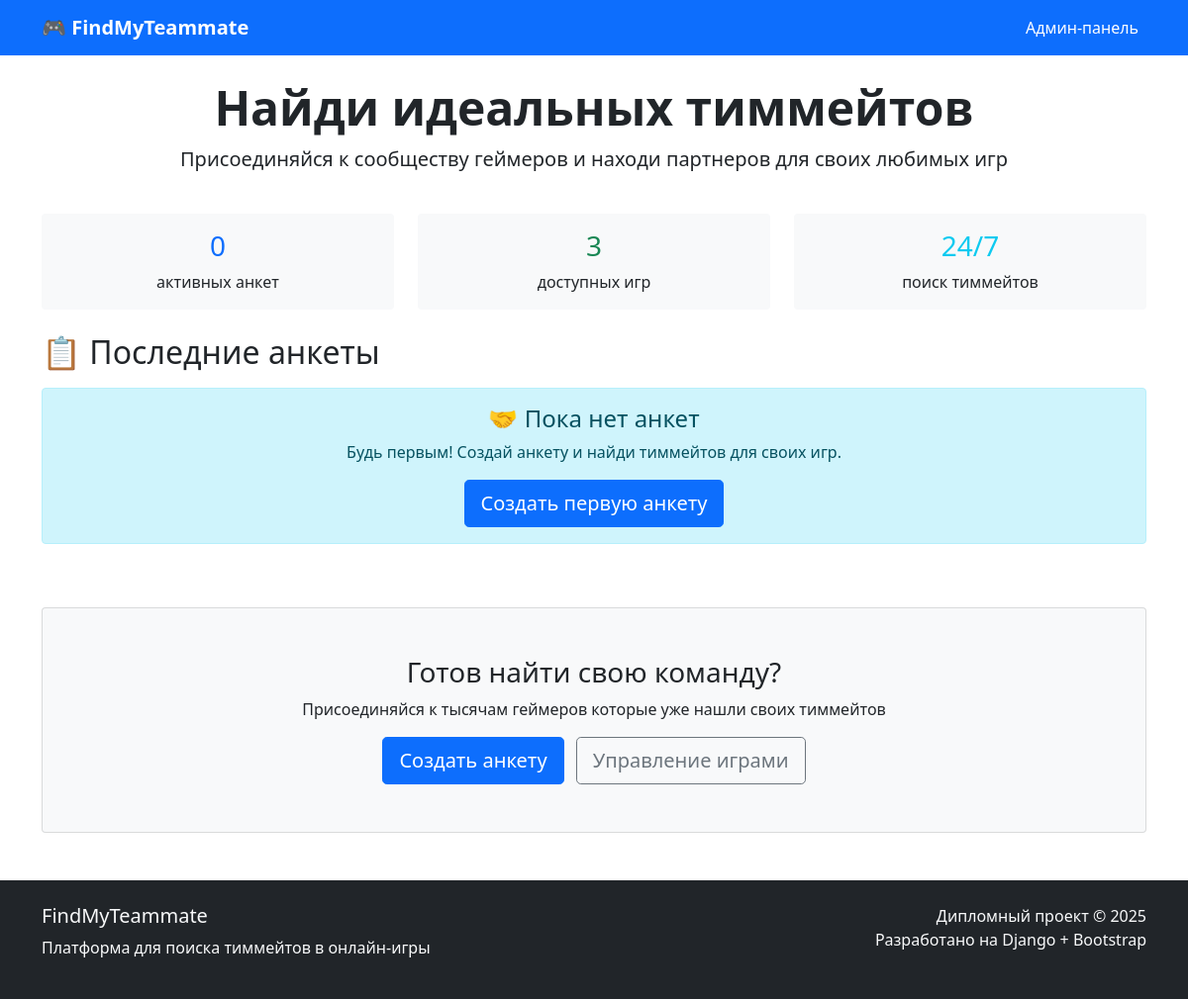
The app's page /, older data.
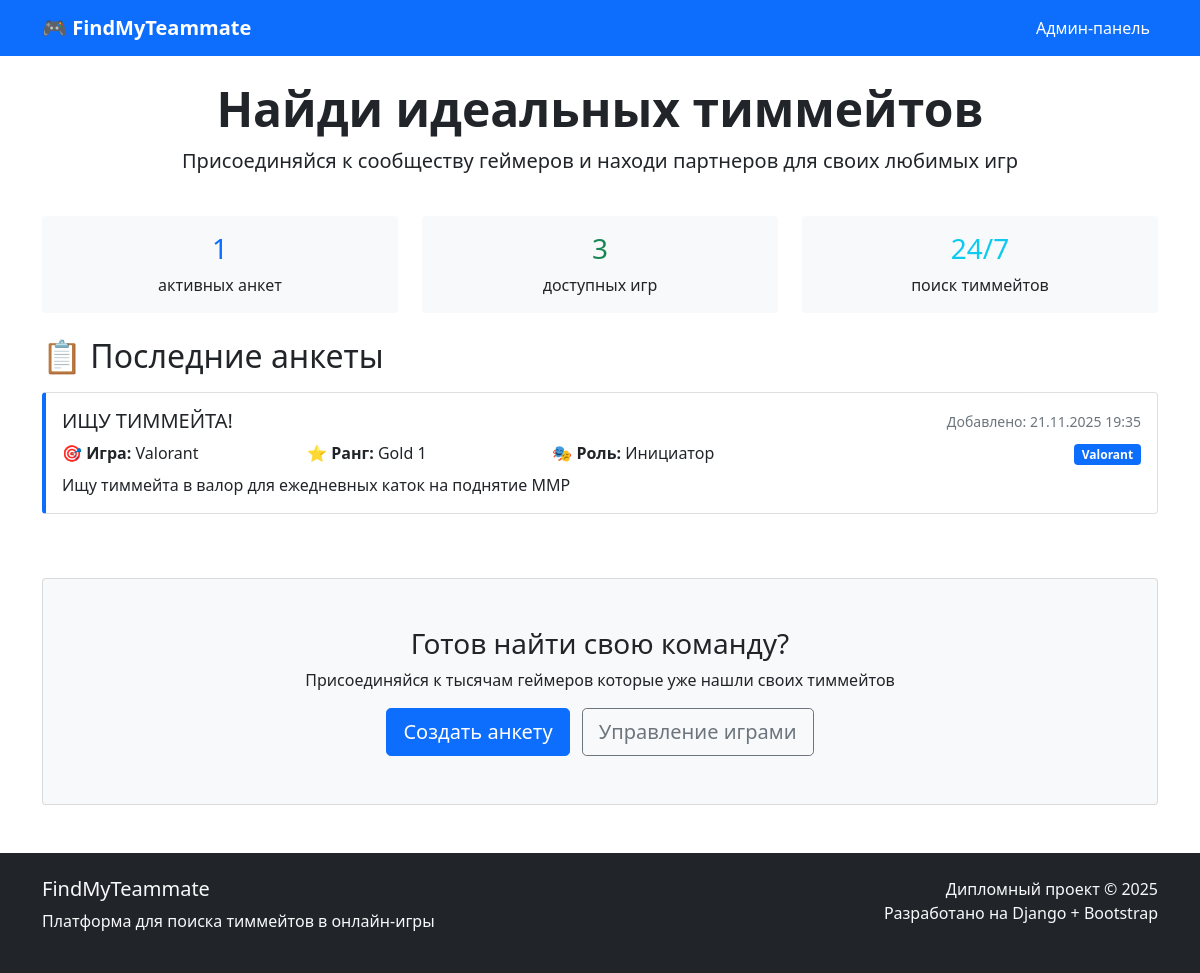
The same page, newer data.
### core/models.py (models this page shows, shortened)
class Profile(models.Model):
    user = models.OneToOneField(User, on_delete=models.CASCADE)
    game = models.ForeignKey(Game, on_delete=models.CASCADE)
    title = models.CharField(max_length=255)
    rank = models.CharField(max_length=100)
    role = models.CharField(max_length=100)
    description = models.TextField()
    created_at = models.DateTimeField(auto_now_add=True)

class Game(models.Model):
    name = models.CharField(max_length=100)

### core/views.py (the view)
# urls.py: path('', views.home, name='home'),
def home(request):
    profiles = Profile.objects.all().order_by('-created_at')  # Сортировка по дате
    return render(request, 'core/home.html', {'profiles': profiles})

### core/templates/core/home.html (shortened to what the changed rows need)
<!DOCTYPE html>
<html lang="ru">
<head>
    <link href="https://cdn.jsdelivr.net/npm/bootstrap@5.1.3/dist/css/bootstrap.min.css" rel="stylesheet">
</head>
<body>
    <div class="container mt-4">
        <div class="row mb-4">
            <div class="col-12 text-center">
                <h1 class="display-5 fw-bold">Найди идеальных тиммейтов</h1>
            </div>
        </div>
        <div class="row mb-4">
            <div class="col-md-4 text-center">
                <div class="card border-0 bg-light">
                    <div class="card-body">
                        <h3 class="text-primary">{{ profiles.count }}</h3>
                        <p class="mb-0">активных анкет</p>
                    </div>
                </div>
            </div>
        </div>
        <div class="row">
            <div class="col-12">
                <h2 class="mb-3">📋 Последние анкеты</h2>
                {% for profile in profiles %}
                <div class="card game-card mb-3">
                    <div class="card-body">
                        <div class="row">
                            <div class="col-md-8">
                                <h5 class="card-title">{{ profile.title }}</h5>
                                <div class="row mb-2">
                                    <div class="col-sm-4">
                                        <strong>🎯 Игра:</strong> {{ profile.game.name }}
                                    </div>
                                    <div class="col-sm-4">
                                        <strong>⭐ Ранг:</strong> {{ profile.rank }}
                                    </div>
                                    <div class="col-sm-4">
                                        <strong>🎭 Роль:</strong> {{ profile.role }}
                                    </div>
                                </div>
                                <p class="card-text">{{ profile.description }}</p>
                            </div>
                            <div class="col-md-4 text-end">
                                <small class="text-muted">Добавлено: {{ profile.created_at|date:"d.m.Y H:i" }}</small>
                                <div class="mt-2">
                                    <span class="badge bg-primary">{{ profile.game.name }}</span>
                                </div>
                            </div>
                        </div>
                    </div>
                </div>
                {% empty %}
                <div class="alert alert-info text-center">
                    <h4>🤝 Пока нет анкет</h4>
                    <p>Будь первым! Создай анкету и найди тиммейтов для своих игр.</p>
                    <a href="/admin/core/profile/add/" class="btn btn-primary btn-lg">Создать первую анкету</a>
                </div>
                {% endfor %}
            </div>
        </div>
    </div>
</body>
</html>

Row changes from the older to the newer data that the page shows:
added Profile: title "ИЩУ ТИММЕЙТА!", game.name "Valorant", rank "Gold 1", role "Инициатор", description "Ищу тиммейта в валор для ежедневных каток на поднятие ММР", created_at "21.11.2025 19:35"
Text that changed along with them:
{{ profiles.count }}: "0" → "1"
text no longer shown: "🤝 Пока нет анкет Будь первым! Создай анкету и найди тиммейтов для своих игр. Создать первую анкету"
